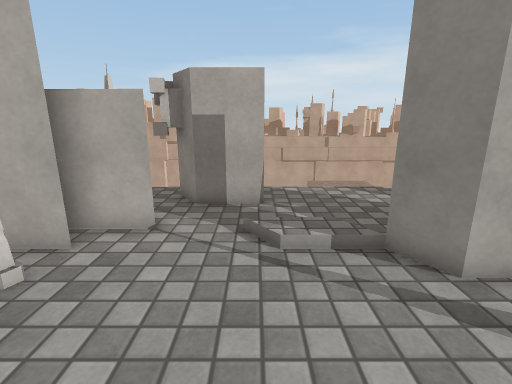
view 1 (above)

19 first-person views from a walk through a Unity game level. The camera is 1.3 m above the floor, tilts 14° down and sees 85° across. The floor is counted in squares, 0.5 m on a side. Each view is taken from the middle of a square. On the plan, view 1 faces up. The plan holds only what a view shows up to about 19 squares ahead; the rest is blank. The place goes on beyond the plan. The player character is not drawn. Surface patterns are stand-ins for the level's own textures.

view 2
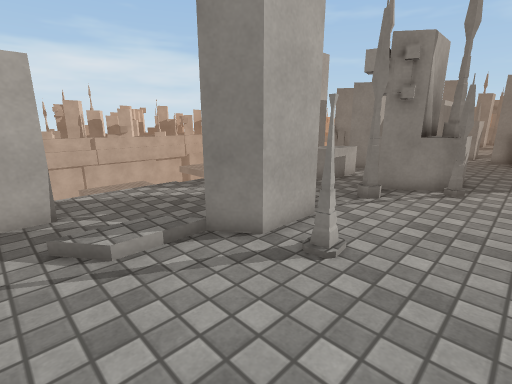

view 3
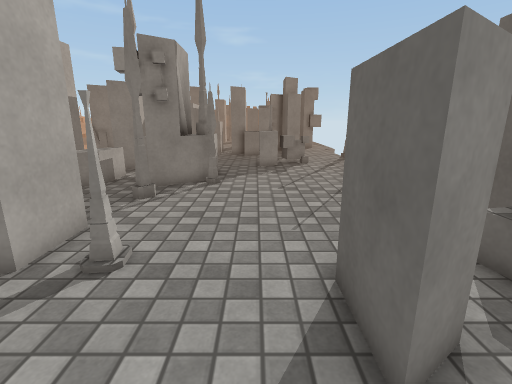

view 4
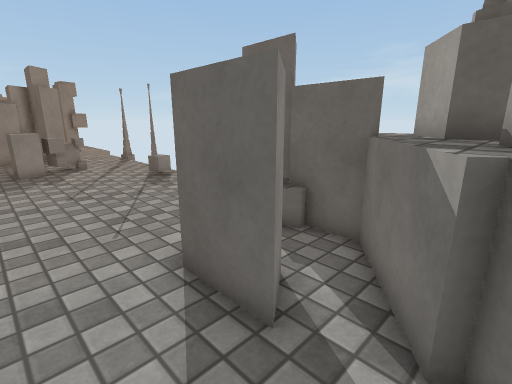

view 5
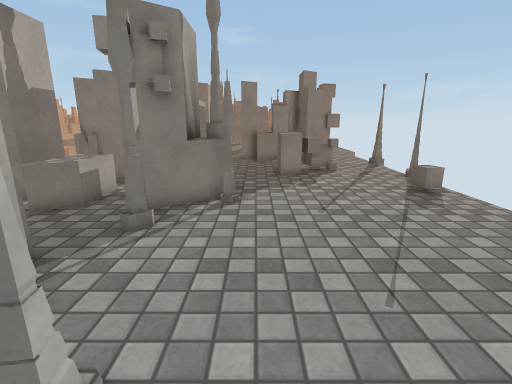

view 6
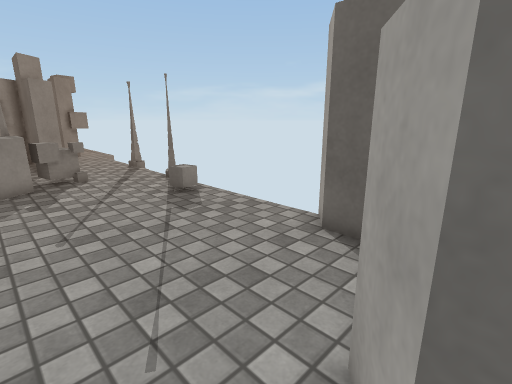

view 7
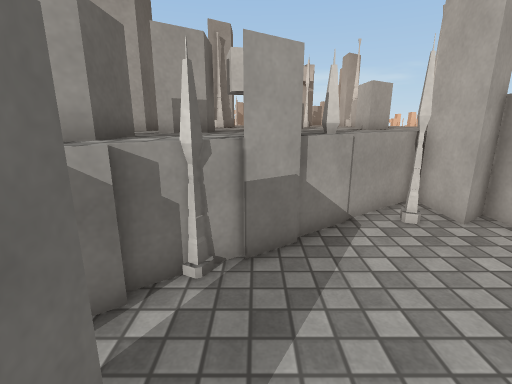

view 8
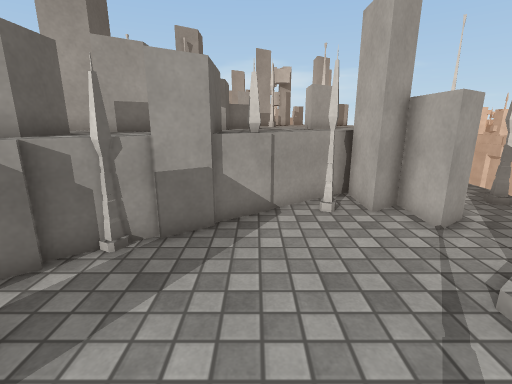

view 9
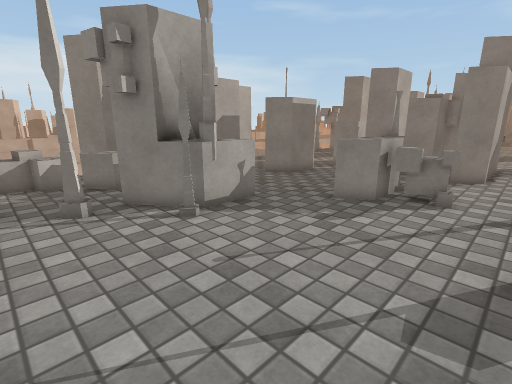

view 10
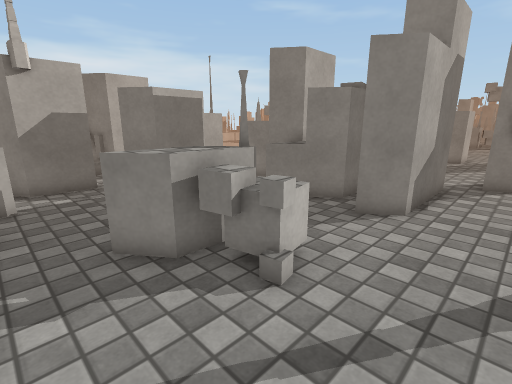

view 11
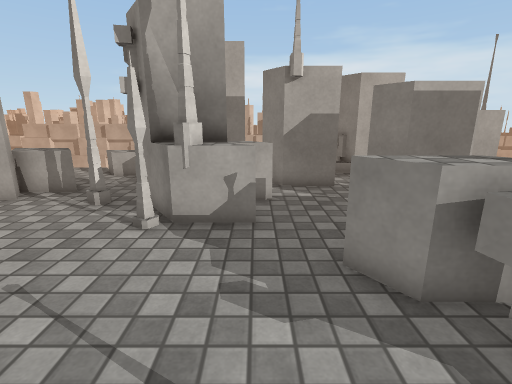

view 12
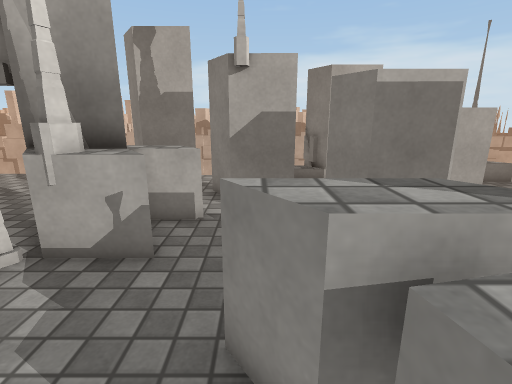

view 13
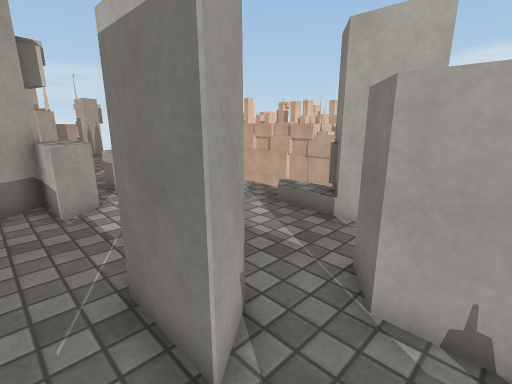

view 14
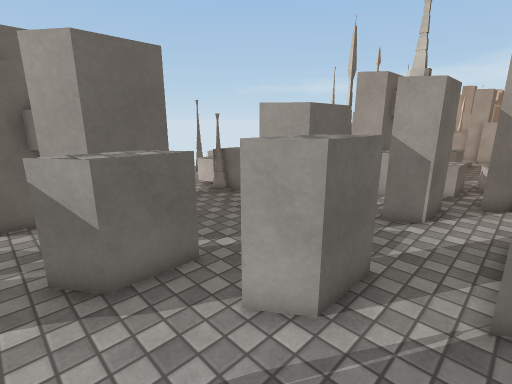

view 15
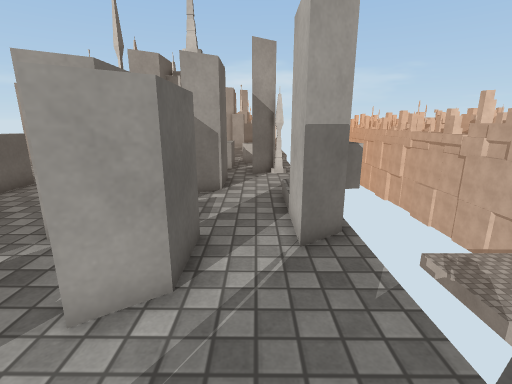

view 16
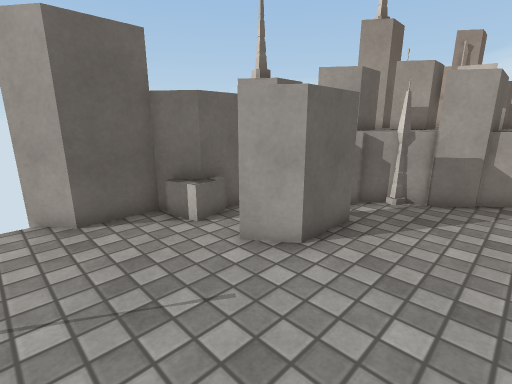

view 17
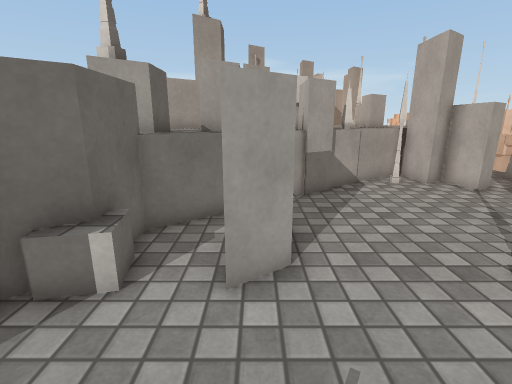

view 18
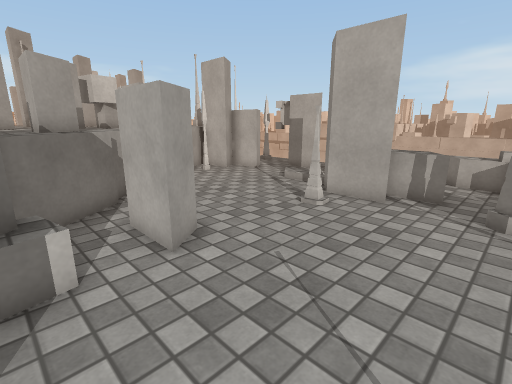

view 19
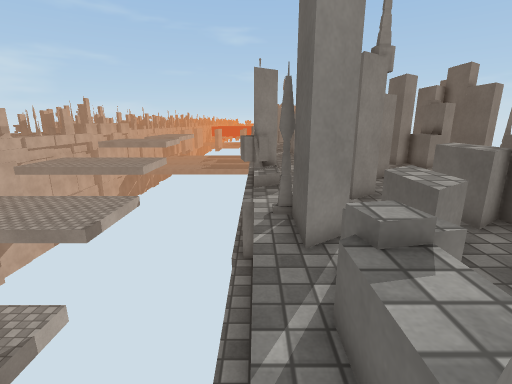

### Floor plan
Key: @ floor where view 1 was taken; # wall or solid block; x gap in a wall; . main floor; : floor 0.25 m higher than the main floor; / step, stairs or slope; = window, fence, low wall or low ledge; ^ raised ledge; v drop or lower ground.
Columns run from 7 left of view 1 to 27 right of it. Each row starts with its distance up from view 1.
 12                 vvvvvvvvvv##
 11         .....vvvvvvvvv..//###....x
 10     ##  .....=^^.####...//###.... /
  9    #####......^^^=###............ .
  8    #............^=^^#x##....###..
  7   ###......==....=^^=.###...###...
  6 ^###.../:/.x^^^....................
  5 ^^##......###==....^^^....###......
  4 ^^##.......##...:x##^^....###..^^^.
  3 ^^^........#......##^..........x^#.
  2 ^^^=..............##^=........###..
  1 ^^^##.......................=^^##..
  0 ## ###.@...............=^#...^^##..
 -1 ^#^^^^#.###............^^^....#####
 -2   #^^^^.####............^^...###
 -3   ^^^#^^................^^=..###
 -4 #^^ ^^^^^.....................#####
 -5  #^^ ^##^##^.......................
 -6   ^     ^^ ####....................
 -7          ^    #        x   x

Positions as (right, up) in squares from view 1, and headings:
1: (0, 0), facing up
2: (-1, 0), facing up-right
3: (-1, 0), facing right
4: (-1, 1), facing down-right
5: (2, 1), facing right
6: (3, 0), facing down-right
7: (3, 0), facing left
8: (4, 2), facing left
9: (7, -5), facing up-right
10: (14, -6), facing up-right
11: (14, -5), facing up
12: (16, -3), facing up
13: (23, 3), facing up-left
14: (27, 10), facing down-left
15: (27, 9), facing left
16: (8, 2), facing down-left
17: (8, -2), facing left
18: (9, -5), facing up-left
19: (5, 11), facing right
